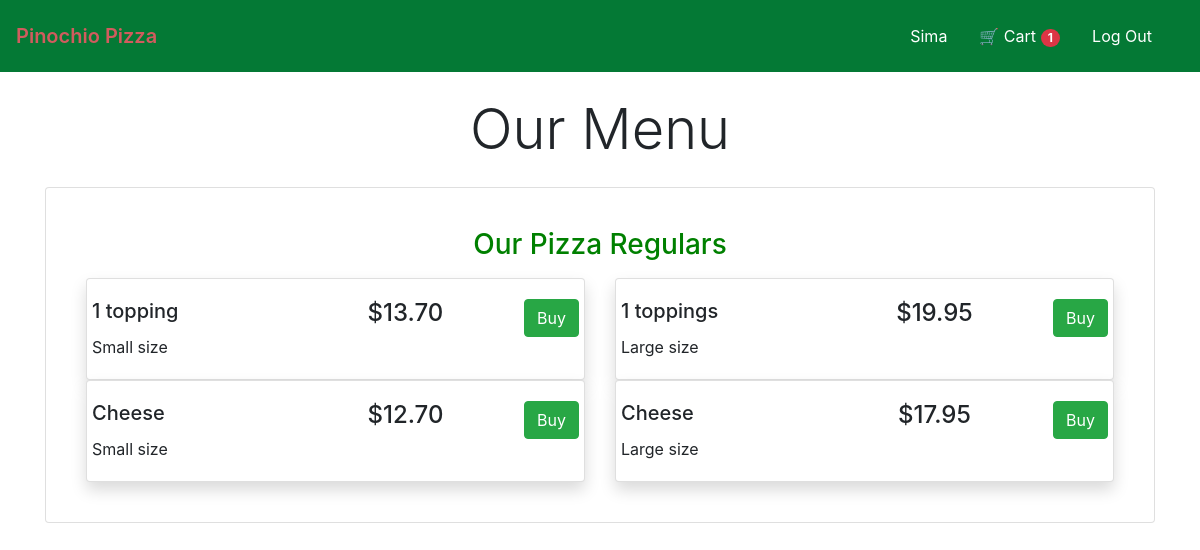
Page / (signed in) on the earlier database version.
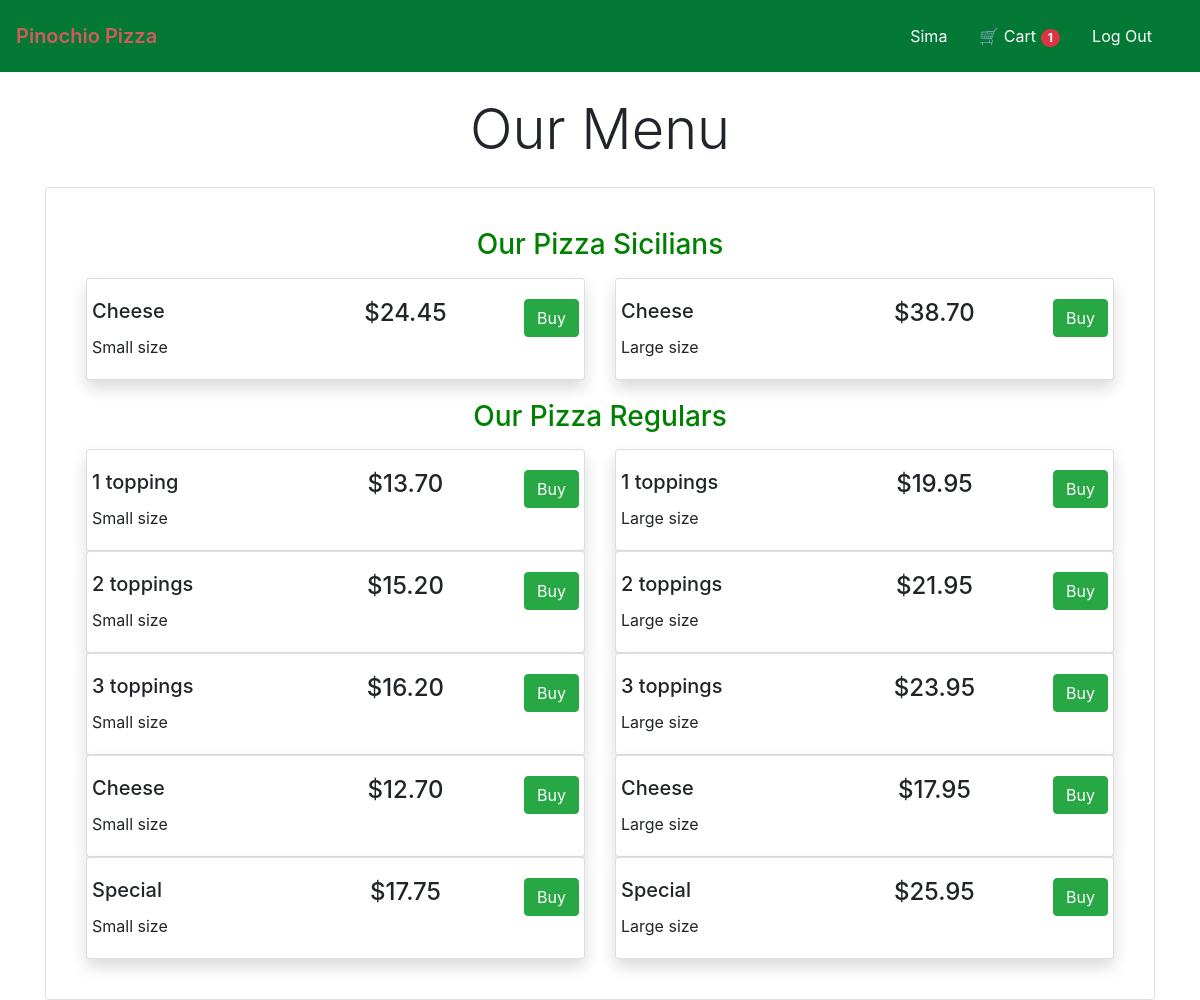
Same page on the later database version.
### orders/models.py (models this page shows, shortened)
class Product(models.Model):
    NULL = 'None'
    SM = 'Small'
    LG = 'Large'
    SIZE = [(NULL, 'None'), (SM, 'Small'), (LG, 'Large')]
    size = models.CharField(max_length=6, choices=SIZE, default=NULL)
    name = models.CharField(max_length=64)
    type = models.CharField(max_length=64)
    price = models.FloatField()

### orders/views.py (the view)
# urls.py: path("", views.index, name="index"),
def index(request):
    if not request.user.is_authenticated:
        return render(request, "users/login.html", {"message": None})
    products = Product.objects.values(
        'id', 'name', 'type', 'size', 'price', 'pizza__toppings_number')
    cart = get_or_none(Cart, user=request.user, active=True)
    orders = DetailedOrder.objects.filter(cart=cart)
    counter = 0
    if orders:
        for order in orders:
            counter += order.quantity
    types = Product.objects.order_by('-type').values('type').distinct()
    context = {
        "user": request.user,
        "toppings": Topping.objects.all(),
        "types": types,
        "products": products.order_by('name'),
        "counter": counter
    }
    return render(request, "orders/home.html", context)

### orders/views.py (called while the page is built)
def get_or_none(classmodel, **kwargs):
    try:
        return classmodel.objects.get(**kwargs)
    except classmodel.DoesNotExist:
        return None

### orders/templates/orders/home.html (shortened to what this page needs)
{% extends "../users/base.html" %}
{% block body %}
<main>
    <h2 class="display-4 text-center my-4">Our Menu</h4>
        <div class="card" style="padding: 40px;">
            {% for type in types %}
            <h3 class="card-title text-center mb-3 p-title">Our {{type.type}}s</h3>
            <div class="row">
            {% for product in products %}
            {% if product.type == type.type %}
                <div class="col-sm-6">
                    <div class="card shadow">
                        <div class="card-body row justify-content-between">
                            <div class="column" style="width: 40%">
                                <h5 class="card-title">{{product.name}}</h5>
                                <p class="card-text">{{product.size}} size</p>
                            </div>
                            <h4 class="card-text ">${{product.price|floatformat:2 }}</h4>
                            {%if product.pizza__toppings_number %}
                            <a data-toggle="modal" data-target="#myModal{{product.id}}"
                                data-topnum="{{product.pizza__toppings_number}}" data-pizzaid="{{product.id}}" type="button"
                                class="modal-button btn btn-success align-self-start">Buy</a>
                            {%else%}
                            <form action="{% url 'add_to_cart' product.id %}" method="post">
                                <input type="submit" value="Buy" class="btn btn-success align-self-center"></input>
                            </form>
                            {%endif%}
                        </div>
                    </div>
                </div>
            {%endif%}
            {% endfor %}
        </div>
            {% endfor %}
        </div>
</main>
{% endblock %}

### orders/templates/users/base.html (shortened to what this page needs)
{% load static %}
<!DOCTYPE html>
<html>
<head>
    <link rel="stylesheet" href="https://stackpath.bootstrapcdn.com/bootstrap/4.5.0/css/bootstrap.min.css"
>
    <link rel="stylesheet" type="text/css" href="{% static 'users/index.css' %}" />
</head>
<body>
    <nav class="navbar navbar-expand-lg navbar-light justify-content-between">
        {% if user.is_authenticated %}
        <a class="navbar-brand" href="{% url 'index'%}">Pinochio Pizza</a>
        <ul class="navbar my-4 my-lg-0">
            <li class="nav-item">
                <a href="{% url 'index' %}" class="nav-link">{{user}}</a>
            </li>
            <li class="nav-item">
                <a href="{% url 'cart' %}" class="nav-link"><span style='font-size:1rem;'>&#128722; </span> Cart <span class="badge badge-danger badge-pill">{{counter}}</span></a>
            </li>
            <li class="nav-item">
                <a href="{% url 'logout' %}" class="nav-link">Log Out</a>
            </li>
        </ul>
        {% endif %}
    </nav>
    <div class="container">
        {% block body %}
        {% endblock %}
    </div>
</body>
</html>

### orders/static/users/index.css (style rules this page uses)
nav.navbar { background-color: rgb(4, 121, 53); }
.navbar-brand { color: rgba(250, 86, 103, 0.836)!important; font-weight: 600; }
ul { list-style-type: none; }
a { color: white!important; }
.card-title.p-title { color: green; }
.card-title.p-title:not(:first-child) { padding-top: 20px; }

Differences in the rows shown:
added Product: name "Cheese", size "Small", price "24.45", shown under "Pizza Sicilian"
added Product: name "Cheese", size "Large", price "38.70", shown under "Pizza Sicilian"
added Product: name "2 toppings", size "Small", price "15.20", shown under "Pizza Regular"
added Product: name "2 toppings", size "Large", price "21.95", shown under "Pizza Regular"
added Product: name "3 toppings", size "Small", price "16.20", shown under "Pizza Regular"
added Product: name "3 toppings", size "Large", price "23.95", shown under "Pizza Regular"
added Product: name "Special", size "Small", price "17.75", shown under "Pizza Regular"
added Product: name "Special", size "Large", price "25.95", shown under "Pizza Regular"
Other differences:
new list line: "Our Pizza Sicilian s"
